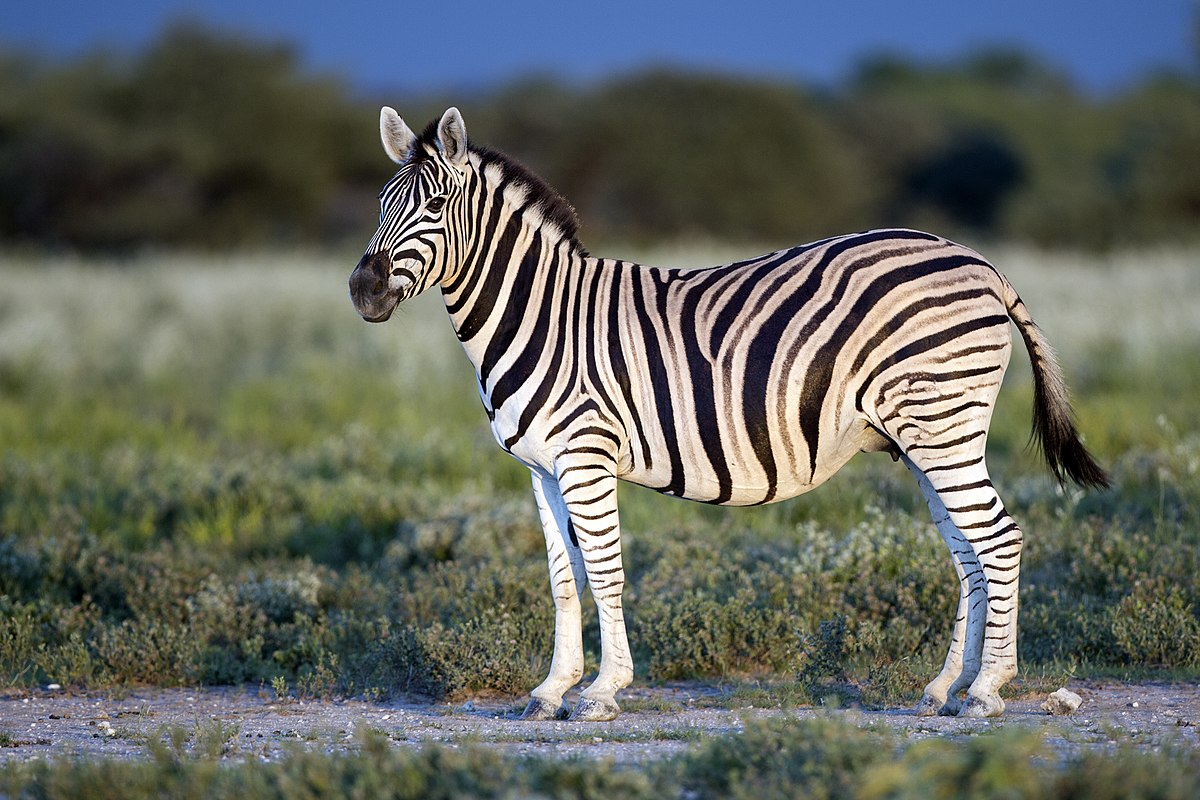
#> input picture q2/zebra.jpg, 1200 x 800 px
$ python test_plot.py
#> lines starting #> are read from the running program, lines starting #| are printed output that depends on the picture
# zebra.py

import cv2
import numpy as np
import matplotlib.pyplot as plt
from numpy.fft import fft2, fftshift, ifft2, ifftshift

def normalize_spectrum_log(spectrum):
    """
    Normalize the magnitude spectrum using logarithmic scaling to the range 0-255.
    """
    magnitude_spectrum = np.log(1 + np.abs(spectrum))
    magnitude_spectrum = (magnitude_spectrum / magnitude_spectrum.max()) * 255
    return magnitude_spectrum.astype(np.uint8)

def apply_clahe(spectrum, clip_limit=2.0, tile_grid_size=(8, 8)):
    """
    Apply Contrast Limited Adaptive Histogram Equalization (CLAHE) to enhance the spectrum.
    """
    clahe = cv2.createCLAHE(clipLimit=clip_limit, tileGridSize=tile_grid_size)
    enhanced_spectrum = clahe.apply(spectrum)
    return enhanced_spectrum

def main():
    # 1. Load the Original Grayscale Image
    image_path = 'zebra.jpg'
    gray_image = cv2.imread(image_path, cv2.IMREAD_GRAYSCALE)
#> gray_image: shape (800, 1200); min 0, max 255, mean 100.7

    if gray_image is None:
        print(f"Error: Unable to load image at path '{image_path}'. Please check the file path.")
        return

    H, W = gray_image.shape
#> H = 800; W = 1200
    print(f"Loaded image with dimensions: Height={H}, Width={W}")
#| Loaded image with dimensions: Height=800, Width=1200

    # 2. Perform FFT on Original Image
    fourier_original = fft2(gray_image)
    fourier_original_shifted = fftshift(fourier_original)
    magnitude_original_log = normalize_spectrum_log(fourier_original_shifted)
#> in normalize_spectrum_log, `magnitude_spectrum = (magnitude_spectrum / magnitude_spectrum.max()) *..`:
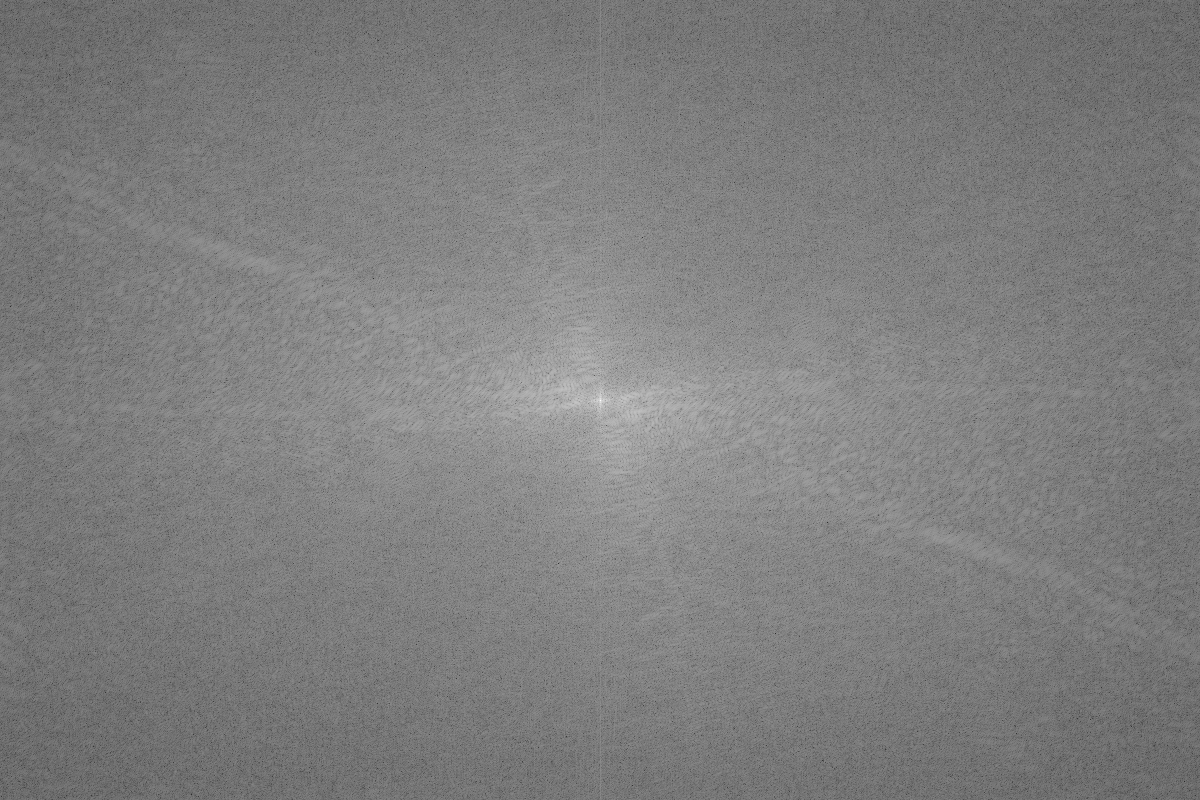
#> magnitude_spectrum: shape (800, 1200) float64; min 39.04, max 255, mean 126.5

    # Apply CLAHE to the original Fourier spectrum for enhanced visualization
    magnitude_original_clahe = apply_clahe(magnitude_original_log)

    # 3. Zero-Pad the Image to (2H, 2W)
    pad_H_before = H // 2
#> pad_H_before = 400
    pad_H_after = H - pad_H_before
#> pad_H_after = 400
    pad_W_before = W // 2
#> pad_W_before = 600
    pad_W_after = W - pad_W_before
#> pad_W_after = 600

    padded_image = np.pad(gray_image,
                          ((pad_H_before, pad_H_after), (pad_W_before, pad_W_after)),
                          mode='constant', constant_values=0)
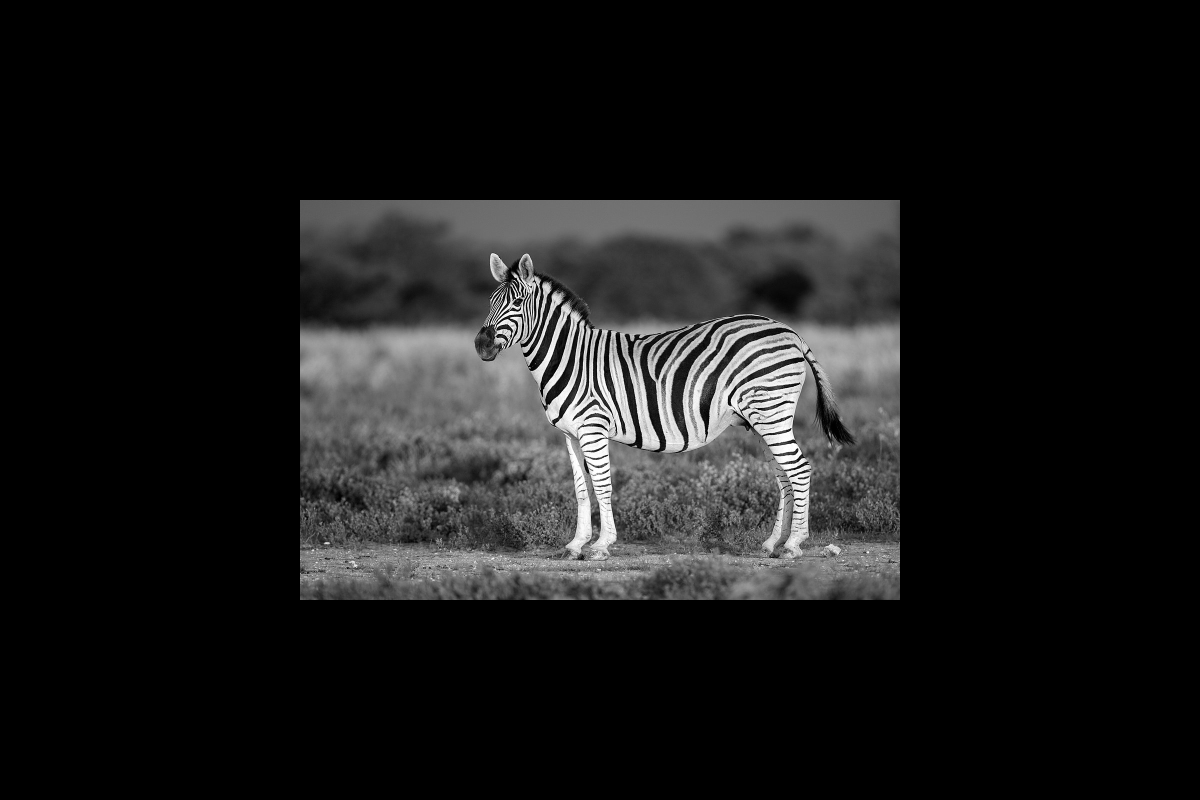
#> padded_image: shape (1600, 2400) (shown at 1/2 size); min 0, max 255, mean 25.2

    # Perform FFT on Padded Image
    fourier_padded = fft2(padded_image)
    fourier_padded_shifted = fftshift(fourier_padded)
    magnitude_padded_log = normalize_spectrum_log(fourier_padded_shifted)

    # Apply CLAHE to the padded Fourier spectrum for enhanced visualization
    magnitude_padded_clahe = apply_clahe(magnitude_padded_log)

    # 4. Zero-Inserted Fourier Spectrum and Restored Scaled Image
    zero_inserted_fourier = np.zeros((2 * H, 2 * W), dtype=complex)
    zero_inserted_fourier[::2, ::2] = fourier_original_shifted
    zero_inserted_fourier_shifted = ifftshift(zero_inserted_fourier)
    restored_scaled_image = np.abs(ifft2(zero_inserted_fourier_shifted))
    # Normalize restored image for display
    restored_scaled_image_normalized = cv2.normalize(restored_scaled_image, None, 0, 255, cv2.NORM_MINMAX)
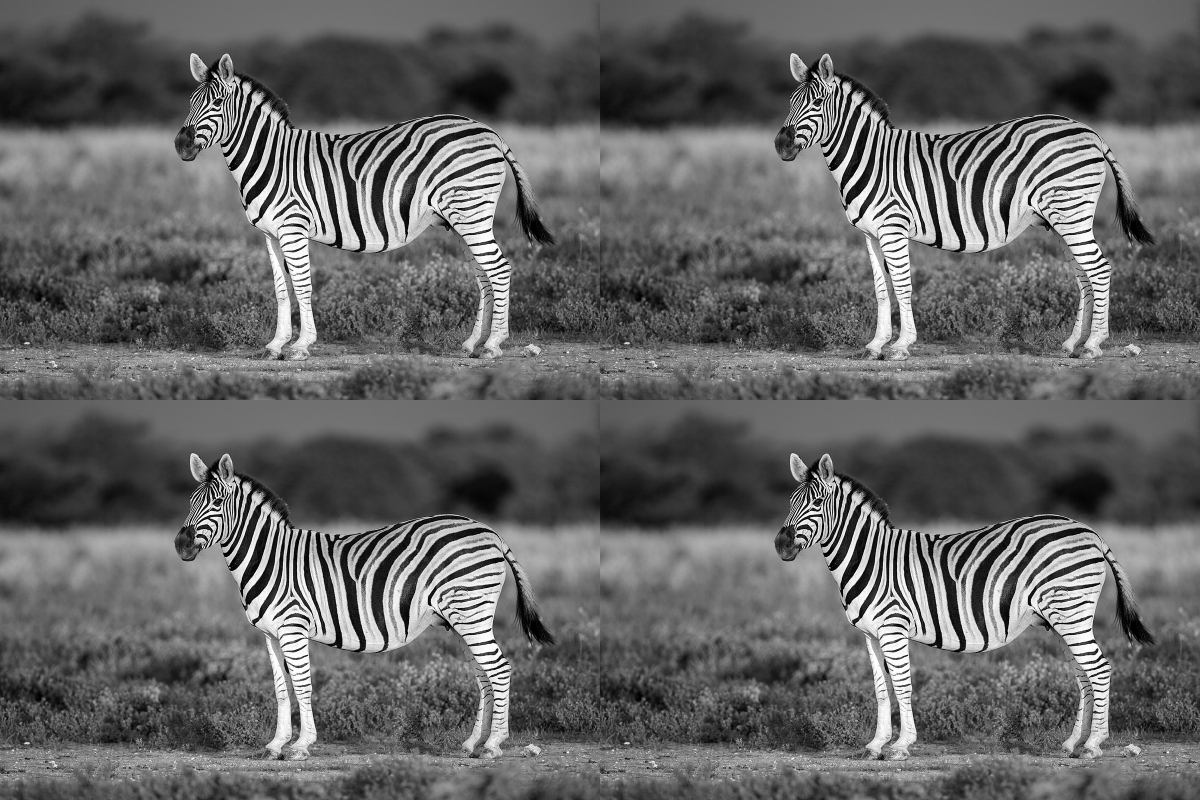
#> restored_scaled_image: shape (1600, 2400) float64 (shown at 1/2 size); min 2.27e-18, max 63.75, mean 25.2; drawn with min black and max white
    restored_scaled_image_normalized = restored_scaled_image_normalized.astype(np.uint8)

    # Compute Magnitude Spectrum of Zero-Inserted Fourier Spectrum
    magnitude_zero_inserted_log = normalize_spectrum_log(zero_inserted_fourier)
    magnitude_zero_inserted_clahe = apply_clahe(magnitude_zero_inserted_log)
#> call 3 of apply_clahe, with clip_limit = 2, tile_grid_size = (8, 8)
#> in apply_clahe (call 3), `enhanced_spectrum = clahe.apply(spectrum)`:
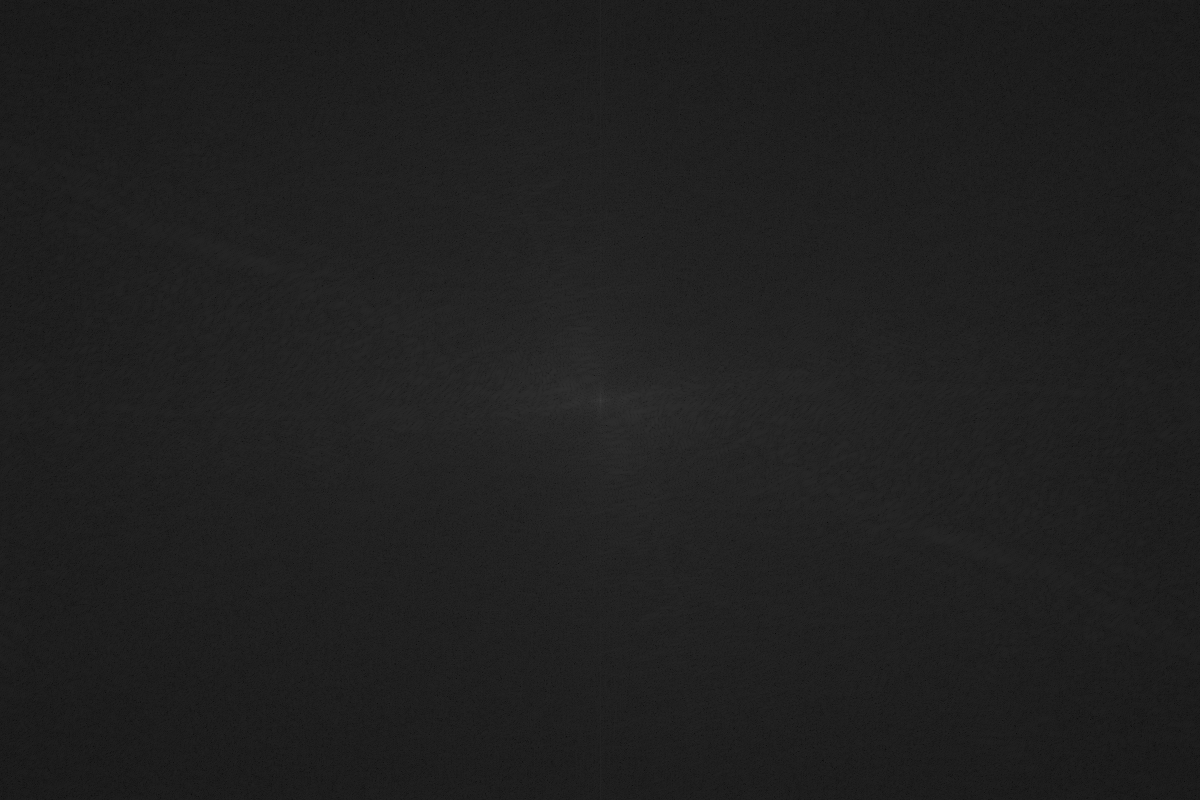
#> spectrum: shape (1600, 2400) (shown at 1/2 size); min 0, max 255, mean 31.5

    # 5. Plot Configuration
    fig, axes = plt.subplots(4, 2, figsize=(30, 80), constrained_layout=True)

    # 1a) Original Grayscale Image
    axes[0, 0].imshow(gray_image, cmap='gray')
    axes[0, 0].axis('off')
    axes[0, 0].set_title('1a) Original Grayscale Image', fontsize=20)

    # 1b) Fourier Spectrum of Original Image (Log Normalized)
    axes[0, 1].imshow(magnitude_original_log, cmap='gray')
    axes[0, 1].axis('off')
    axes[0, 1].set_title('1b) Fourier Spectrum of Original Image (Log Normalized)', fontsize=20)

    # Optional: 1c) Fourier Spectrum of Original Image (CLAHE Enhanced)
    # Uncomment the following lines if you want to include CLAHE-enhanced spectra
    # axes[0, 2].imshow(magnitude_original_clahe, cmap='gray')
    # axes[0, 2].axis('off')
    # axes[0, 2].set_title('1c) Fourier Spectrum of Original Image (CLAHE Enhanced)', fontsize=20)

    # 2a) Padded Grayscale Image (2H x 2W)
    axes[1, 0].imshow(padded_image, cmap='gray')
    axes[1, 0].axis('off')
    axes[1, 0].set_title('2a) Padded Grayscale Image (2H x 2W)', fontsize=20)

    # 2b) Fourier Spectrum of Padded Image (Log Normalized)
    axes[1, 1].imshow(magnitude_padded_log, cmap='gray')
    axes[1, 1].axis('off')
    axes[1, 1].set_title('2b) Fourier Spectrum of Padded Image (Log Normalized)', fontsize=20)

    # 3a) Restored Scaled Image (Four Copies)
    axes[2, 0].imshow(restored_scaled_image_normalized, cmap='gray')
    axes[2, 0].axis('off')
    axes[2, 0].set_title('3a) Restored Scaled Image (Four Copies)', fontsize=20)

    # 3b) Zero-Inserted Fourier Spectrum (Log Normalized)
    axes[2, 1].imshow(magnitude_zero_inserted_log, cmap='gray')
    axes[2, 1].axis('off')
    axes[2, 1].set_title('3b) Zero-Inserted Fourier Spectrum (Log Normalized)', fontsize=20)

    # 4a) Restored Scaled Image (Four Copies) - Repeated for Comparison
    axes[3, 0].imshow(restored_scaled_image_normalized, cmap='gray')
    axes[3, 0].axis('off')
    axes[3, 0].set_title('4a) Restored Scaled Image (Four Copies)', fontsize=20)

    # 4b) Zero-Inserted Fourier Spectrum (CLAHE Enhanced)
    axes[3, 1].imshow(magnitude_zero_inserted_clahe, cmap='gray')
    axes[3, 1].axis('off')
    axes[3, 1].set_title('4b) Zero-Inserted Fourier Spectrum (CLAHE Enhanced)', fontsize=20)

    # 6. Display and Save the Plot
    plt.show()
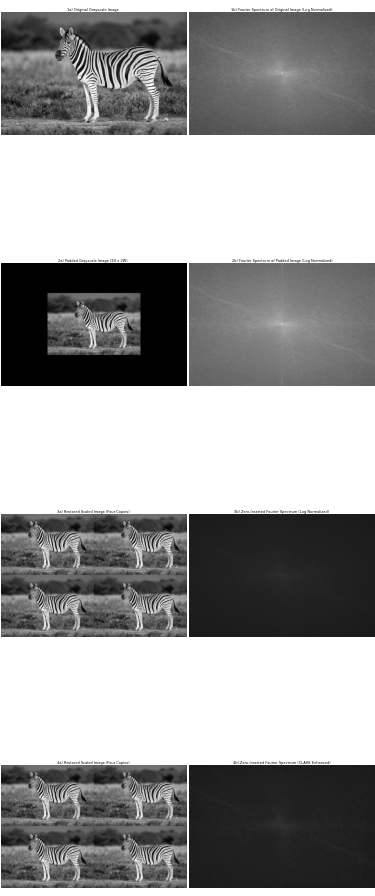
#> figure drawn by matplotlib, 8 panels

    # To save the figure with high resolution, uncomment the following line:
    # plt.savefig('zebra_plots.png', dpi=300, bbox_inches='tight')

if __name__ == "__main__":
    main()
